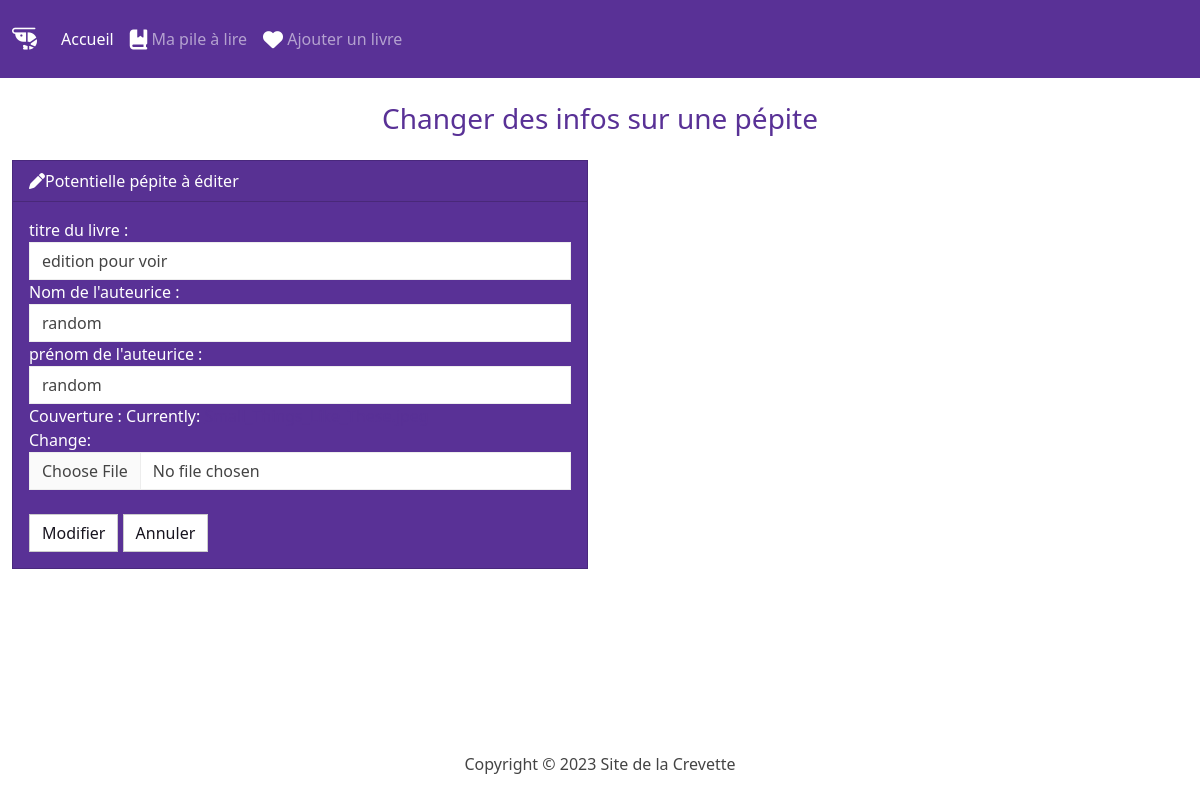
Before: /edit/2 with the older database file.
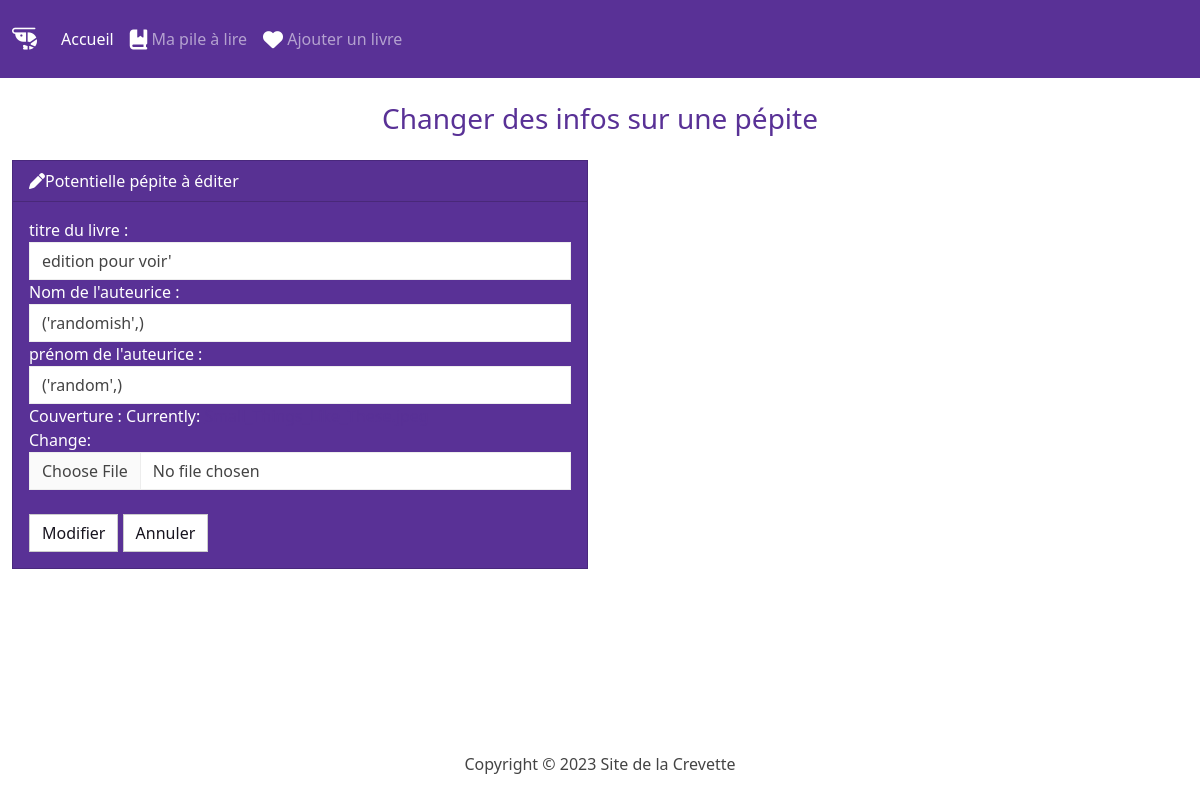
After: the same page with the newer database file.
### books/models.py (models this page shows, shortened)
class Books(models.Model):
    titre_livre = models.CharField(max_length=150)
    nom_auteurice = models.CharField(max_length=50)
    prenom_auteurice = models.CharField(max_length=50)
    couverture = models.ImageField(upload_to='pics')

### books/views.py (the view)
# urls.py: path('edit/<int:id>', views.edit, name='edit'),
def edit(request, id):
    book = Books.objects.get(pk=id)
    if request.method == 'POST':
        form = BooksForm(request.POST, request.FILES, instance=book)
        if form.is_valid():
            book.titre_livre = request.POST['titre_livre']
            book.nom_auteurice = request.POST['nom_auteurice']
            book.prenom_auteurice =  request.POST['prenom_auteurice']
            new_couverture = request.POST['couverture']
            if new_couverture:
                book.couverture = new_couverture
            book.save()
            return render(request, 'edit.html', {'form' : form, 'success' : True })
    else:
        form = BooksForm(instance=book)
        return render(request, 'edit.html', {'form' : form })

### books/forms.py
class BooksForm(forms.ModelForm):
    class Meta:
        model = Books
        fields = ['titre_livre', 'nom_auteurice', 'prenom_auteurice', 'couverture']
        labels = {
        'titre_livre' : "titre du livre  ",
        'nom_auteurice' : "Nom de l'auteurice  ",
        'prenom_auteurice' : "prénom de l'auteurice  ",
        'couverture' : "Couverture "
        }
        widgets = {'titre_livre' : forms.TextInput(attrs={'class': 'form-control'}),
                   'nom_auteurice' : forms.TextInput(attrs={'class': 'form-control'}),
                    'prenom_auteurice' : forms.TextInput(attrs={'class': 'form-control'}),
                    'couverture' : forms.ClearableFileInput(attrs={'class': 'form-control'})
                    }

### books/templates/edit.html (shortened to what this page needs)
{% load static %}
<!DOCTYPE html>
<html lang="fr">
<head>
    <link href="{% static 'css/bootstrap.css' %}" rel="stylesheet">
    <link rel="stylesheet" href="https://cdnjs.cloudflare.com/ajax/libs/font-awesome/6.4.2/css/all.min.css" />
</head>
<body class="d-flex flex-column min-vh-100">
    <nav class="navbar navbar-expand-lg bg-primary" data-bs-theme="dark">
        <div class="container-fluid">
          <a class="navbar-brand" href="#"><i class="fa-solid fa-shrimp fa-shake fa-lg" style="color: #ffffff;" fa-lg></i></a>
          <div class="collapse navbar-collapse" id="navbarColor01">
            <ul class="navbar-nav me-auto">
              <li class="nav-item">
                <a class="nav-link active" href="{% url 'index' %}">Accueil
                </a>
              </li>
              <li class="nav-item">
                <a class="nav-link" href="{% url 'pilealire' %}"><i class="fa-solid fa-book-bookmark fa-lg" style="color: #ffffff;"></i> Ma pile à lire</a>
              </li>
              <li class="nav-item">
                <a class="nav-link" href="{% url 'ajout' %}"><i class="fa-solid fa-heart fa-lg" style="color: #ffffff;"></i> Ajouter un livre</a>
              </li>
                </div>
          </div>
      </nav>
      <div class="container-fluid">
        {% block body %}
        <h3 class=" text-center m-4" style="color:#593196">Changer des infos sur une pépite</h3>
        {% if success %}
          <div class="alert alert-success" role="alert">
            Potentielle pépite modifiée avec succès !
            <a href="{% url 'pilealire' %}" class="alert-link">Clique ici pour l'observer amoureusement dans la liste</a>
          </div>
        {% else %}
          <div class="row justify-conent-center">
            <div class="col-6">
              <div class="card text-white bg-primary mb-3" style="width: 100%;">
                <div class="card-header"><i class="fa-solid fa-pen" fa-lg style="color: #ffffff;"></i>Potentielle pépite à éditer</div>
                <div class="card-body">
                  <form action="" method="POST" enctype="multipart/form-data">
                    {{ form }}<br>
                    <button type="submit" class="btn btn-secondary">Modifier</button>
                    <a href="{% url 'pilealire' %}" class="btn btn-secondary">Annuler</a>
                  </form>
                </div>
              </div>
            </div>
          </div>
        {% endif %}
        {% endblock %}
      </div>
      <footer class="mt-auto mb-4">
        <div class="text-center">
          <span>
            Copyright &copy; <script>document.write(new Date().getFullYear())</script> Site de la Crevette
          </span>
        </div>
      </footer>
</body>
</html>

Changed rows visible on the page:
changed Books: titre_livre "edition pour voir" → "edition pour voir'"; nom_auteurice "random" → "('randomish',)"; prenom_auteurice "random" → "('random',)"
